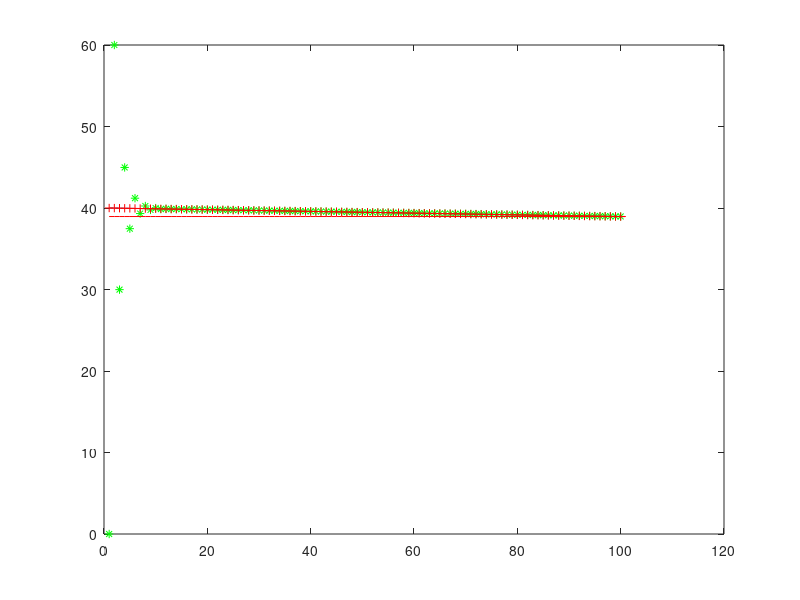
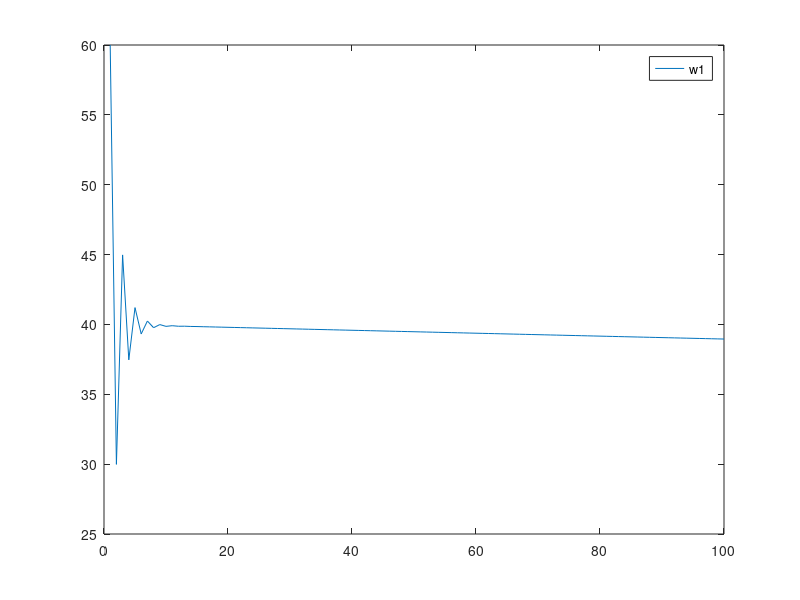
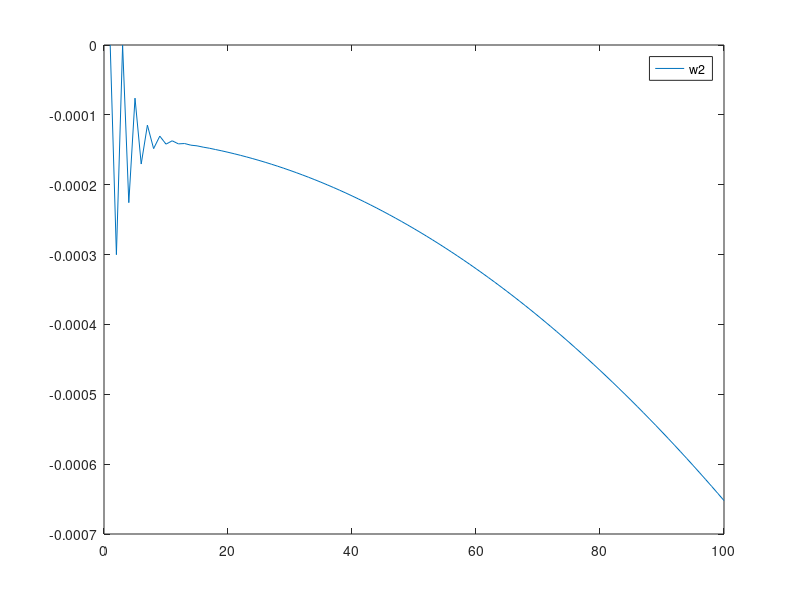

MATLAB code to generate these figures, in order:
% LMS test
% -------------------------------------------------------------------------

% W(n+1) = W(n) + beta*error(n)*X(n)

% let's find coefficients of y(n) = a + b*n = (a b) * (1 n)'
% the unknown system is [y(n)=2+3*n]

close all % close all figures
clear % clear previous variables

beta = 0.75;%0.5;%0.75;%0.4;%0.0001;% 0.01;

M = 2; 

% simulate samples
num_sam = 100;%500;%100;%50; % let's limit for simulation purpose
num_group = 1;%8;
change = 4;

% init
w = zeros(M,1);

u = zeros(M,1);
u = u(:); % ensure column vector

% plotting purpose
d_plot = transpose(zeros(1,num_sam));
y_plot = transpose(zeros(1,num_sam));
e_plot = transpose(zeros(1,num_sam));
d2_plot= transpose(zeros(1,num_sam));

%
w1 = transpose(zeros(1,num_sam));
w2 = transpose(zeros(1,num_sam));

noise = 0.01;

v0 = 40;%50; %=VOLT
ESR = 75e-3;%75e-3; %=OHM
C = 1.25e-3;%1.25e-3; %=FARAD
R = 30;%30; %=OHM

step_size = 1e-5;


for m = 1:num_group
for n = 1:num_sam
    % simulate real output of the unknown system
    %if (m <= change)
    %    d = (0.5+0.1*n-0.001*n*n) + ((noise+noise)*rand-noise); %noise between -1 to +1
    %    %d = (0.5+0.1*n-0.1*n*n) + ((noise+noise)*rand-noise);
    %else
    %    d = (0.5+0.15*n-0.0015*n*n) + ((noise+noise)*rand-noise);
    %    %d = (0.5+0.15*n-0.15*n*n) + ((noise+noise)*rand-noise);
    %end
    t = n - 1;
    t = t * step_size;
    d = v0*exp(-1/(R*C) * t);
    d2= v0 - v0/(R*C) * t;
    
       
    % 3 inputs: u(3) u(2) u(1)
    u(2) = t; % generally: f(n)
    u(1) = 1; % artificial input
    rms = (u(1)^2 + u(2)^2)/2;
    
    %
    y = w' * u;
    e = d - y;
    w = w + beta*e*u/rms;
    
    %
    if( (n == num_sam/2) && (m == change))
        display('Before Change:')
        display(w)
    end
    
    if( (n == num_sam/2) && (m == num_group))
        display('After Change:')
        display(w)
        display('estimated C=')
        display(-w(1)/w(2)/30 )
        %display(-w(1)/w(2)/30 * step_size)
    end
    
    % plotting purpose
    d_plot((m-1)*num_sam + n) = d;
    y_plot((m-1)*num_sam + n) = y;
    e_plot((m-1)*num_sam + n) = e;
    d2_plot((m-1)*num_sam + n) = d2;
    
    %
    w1((m-1)*num_sam + n) = w(1);
    w2((m-1)*num_sam + n) = w(2);
    
    
    
    
end
end

% display(w)

figure(1)
plot(d_plot)
hold on
plot(y_plot, '*g')
%ylim([40,40.5])
plot(d2_plot, '+r')
%plot(e_plot, '.r')
tt = [0:step_size:num_sam*step_size]; plot(w(1)+w(2)*tt, '-r')
%legend('d - system output','y - LMS output','e - error')
%legend('d - system output','y - LMS output','d2 - approx sys out')
%plot(w1, '+y');plot(w2, '+y');plot(w3, '+y')
hold off
figure(2)
plot(w1)
legend('w1')
figure(3)
plot(w2)
legend('w2')
